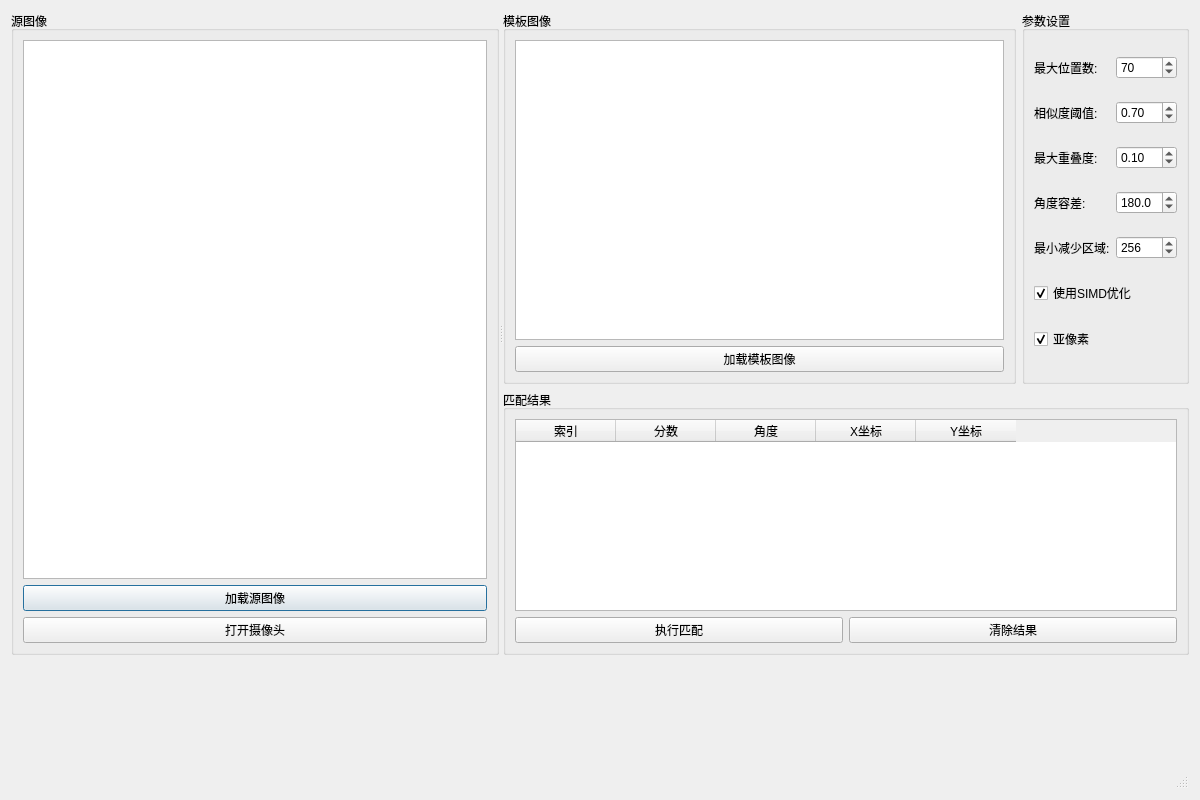
<?xml version="1.0" encoding="UTF-8"?>
<ui version="4.0">
 <class>MatchToolDialog</class>
 <widget class="QDialog" name="MatchToolDialog">
  <property name="geometry">
   <rect>
    <x>0</x>
    <y>0</y>
    <width>1200</width>
    <height>800</height>
   </rect>
  </property>
  <property name="windowTitle">
   <string>Fastest Image Pattern Matching</string>
  </property>
  <layout class="QVBoxLayout" name="verticalLayout">
   <item>
    <widget class="QSplitter" name="splitter">
     <property name="orientation">
      <enum>Qt::Horizontal</enum>
     </property>
     <widget class="QWidget" name="leftWidget" native="true">
      <layout class="QHBoxLayout" name="horizontalLayout">
       <item>
        <widget class="QGroupBox" name="groupBoxSource">
         <property name="title">
          <string>源图像</string>
         </property>
         <layout class="QVBoxLayout" name="sourceLayout">
          <item>
           <widget class="QGraphicsView" name="sourceView">
            <property name="minimumSize">
             <size>
              <width>400</width>
              <height>200</height>
             </size>
            </property>
           </widget>
          </item>
          <item>
           <widget class="QPushButton" name="loadSrcButton">
            <property name="text">
             <string>加载源图像</string>
            </property>
           </widget>
          </item>
          <item>
           <widget class="QPushButton" name="loadCamButton">
            <property name="text">
             <string>打开摄像头</string>
            </property>
           </widget>
          </item>
         </layout>
        </widget>
       </item>
      </layout>
     </widget>
     <widget class="QWidget" name="rightWidget" native="true">
      <layout class="QVBoxLayout" name="rightLayout" stretch="1,1">
       <item>
        <layout class="QHBoxLayout" name="horizontalLayout_2">
         <item>
          <widget class="QGroupBox" name="groupBoxTemplate">
           <property name="title">
            <string>模板图像</string>
           </property>
           <layout class="QVBoxLayout" name="templateLayout">
            <item>
             <widget class="QGraphicsView" name="templateView">
              <property name="minimumSize">
               <size>
                <width>400</width>
                <height>300</height>
               </size>
              </property>
             </widget>
            </item>
            <item>
             <widget class="QPushButton" name="loadDstButton">
              <property name="text">
               <string>加载模板图像</string>
              </property>
             </widget>
            </item>
           </layout>
          </widget>
         </item>
         <item>
          <widget class="QGroupBox" name="groupBoxParameters">
           <property name="title">
            <string>参数设置</string>
           </property>
           <layout class="QGridLayout" name="parametersLayout">
            <item row="0" column="0">
             <widget class="QLabel" name="labelMaxPositions">
              <property name="text">
               <string>最大位置数:</string>
              </property>
             </widget>
            </item>
            <item row="0" column="1">
             <widget class="QSpinBox" name="maxPositionsSpinBox">
              <property name="minimum">
               <number>1</number>
              </property>
              <property name="maximum">
               <number>200</number>
              </property>
              <property name="value">
               <number>70</number>
              </property>
             </widget>
            </item>
            <item row="4" column="0">
             <widget class="QLabel" name="labelMinReduceArea">
              <property name="text">
               <string>最小减少区域:</string>
              </property>
             </widget>
            </item>
            <item row="2" column="0">
             <widget class="QLabel" name="labelMaxOverlap">
              <property name="text">
               <string>最大重叠度:</string>
              </property>
             </widget>
            </item>
            <item row="2" column="1">
             <widget class="QDoubleSpinBox" name="maxOverlapSpinBox">
              <property name="decimals">
               <number>2</number>
              </property>
              <property name="maximum">
               <double>1.000000000000000</double>
              </property>
              <property name="value">
               <double>0.100000000000000</double>
              </property>
             </widget>
            </item>
            <item row="1" column="0">
             <widget class="QLabel" name="labelScore">
              <property name="text">
               <string>相似度阈值:</string>
              </property>
             </widget>
            </item>
            <item row="1" column="1">
             <widget class="QDoubleSpinBox" name="scoreSpinBox">
              <property name="decimals">
               <number>2</number>
              </property>
              <property name="maximum">
               <double>1.000000000000000</double>
              </property>
              <property name="value">
               <double>0.700000000000000</double>
              </property>
             </widget>
            </item>
            <item row="3" column="0">
             <widget class="QLabel" name="labelToleranceAngle">
              <property name="text">
               <string>角度容差:</string>
              </property>
             </widget>
            </item>
            <item row="3" column="1">
             <widget class="QDoubleSpinBox" name="toleranceAngleSpinBox">
              <property name="decimals">
               <number>1</number>
              </property>
              <property name="maximum">
               <double>360.000000000000000</double>
              </property>
              <property name="value">
               <double>180.000000000000000</double>
              </property>
             </widget>
            </item>
            <item row="4" column="1">
             <widget class="QSpinBox" name="minReduceAreaSpinBox">
              <property name="minimum">
               <number>1</number>
              </property>
              <property name="maximum">
               <number>10000</number>
              </property>
              <property name="value">
               <number>256</number>
              </property>
             </widget>
            </item>
            <item row="5" column="0" colspan="2">
             <widget class="QCheckBox" name="useSIMDCheckBox">
              <property name="text">
               <string>使用SIMD优化</string>
              </property>
              <property name="checked">
               <bool>true</bool>
              </property>
             </widget>
            </item>
            <item row="6" column="0">
             <widget class="QCheckBox" name="subPixelCheckBox">
              <property name="text">
               <string>亚像素</string>
              </property>
              <property name="checked">
               <bool>true</bool>
              </property>
             </widget>
            </item>
           </layout>
          </widget>
         </item>
        </layout>
       </item>
       <item>
        <widget class="QGroupBox" name="groupBoxResults">
         <property name="title">
          <string>匹配结果</string>
         </property>
         <layout class="QVBoxLayout" name="resultsLayout">
          <item>
           <widget class="QTableWidget" name="resultsTable">
            <property name="alternatingRowColors">
             <bool>true</bool>
            </property>
            <property name="selectionBehavior">
             <enum>QAbstractItemView::SelectRows</enum>
            </property>
            <column>
             <property name="text">
              <string>索引</string>
             </property>
            </column>
            <column>
             <property name="text">
              <string>分数</string>
             </property>
            </column>
            <column>
             <property name="text">
              <string>角度</string>
             </property>
            </column>
            <column>
             <property name="text">
              <string>X坐标</string>
             </property>
            </column>
            <column>
             <property name="text">
              <string>Y坐标</string>
             </property>
            </column>
           </widget>
          </item>
          <item>
           <layout class="QHBoxLayout" name="resultsButtonLayout">
            <item>
             <widget class="QPushButton" name="executeButton">
              <property name="text">
               <string>执行匹配</string>
              </property>
             </widget>
            </item>
            <item>
             <widget class="QPushButton" name="clearButton">
              <property name="text">
               <string>清除结果</string>
              </property>
             </widget>
            </item>
           </layout>
          </item>
         </layout>
        </widget>
       </item>
      </layout>
     </widget>
    </widget>
   </item>
   <item>
    <widget class="QStatusBar" name="statusBar">
     <property name="layoutDirection">
      <enum>Qt::LeftToRight</enum>
     </property>
    </widget>
   </item>
  </layout>
 </widget>
 <resources/>
 <connections/>
</ui>
